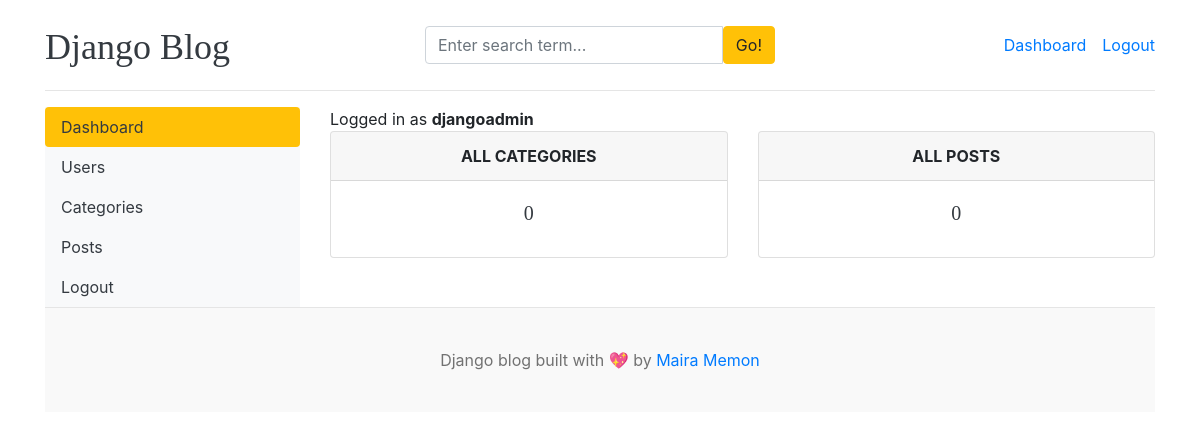
Page /dashboard/ (signed in) on the earlier database version.
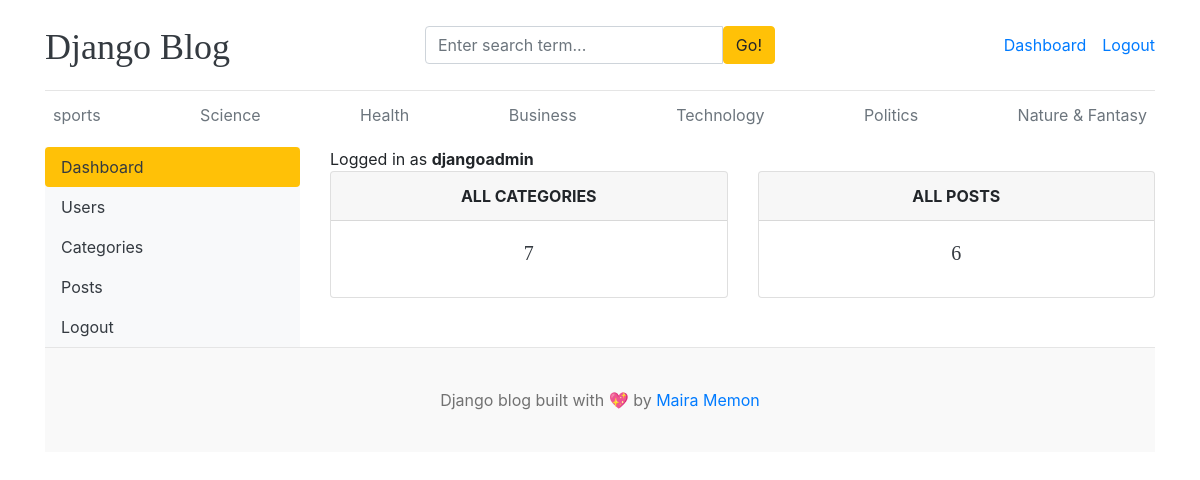
Same page on the later database version.
### blogs/models.py (models this page shows, shortened)
class Category(models.Model):
    category_name = models.CharField(max_length=50, unique=True)
    created_at = models.DateTimeField(auto_now_add=True)
    updated_at = models.DateTimeField(auto_now=True)
    class Meta:
        verbose_name_plural = 'categories'

### dashboards/views.py (the view)
# urls.py: path('dashboard/', include('dashboards.urls')),
@login_required(login_url='login')
def dashboard(request):
    category_count = Category.objects.all().count()
    blogs_count = Blog.objects.all().count()
    context ={
        'category_count': category_count,
        'blogs_count': blogs_count,
    }
    return render(request, 'dashboard/dashboard.html', context)

### blogs/context_processors.py (called while the page is built)
def get_categories(request):
    categories = Category.objects.all()
    return dict(categories=categories)

def get_social_links(request):
    social_links = SocialLink.objects.all()
    return dict(social_links=social_links)

### templates/dashboard/dashboard.html
{% extends 'base.html' %}
{% block content %}
<div class="row">
    {% include 'dashboard/sidebar.html' %}
    <div class="col-md-9">
        <span>Logged in as <b>{{ user }}</b></span>
        <div class="row">
            <div class="col">
                <div class="card border-default mb-3">
                    <div class="card-header text-center text-uppercase font-weight-bold">All Categories</div>
                    <div class="card-body text-dark">
                        <h5 class="card-title text-center">{{ category_count }}</h5>
                    </div>
                </div>
            </div>
            <div class="col">
                <div class="card border-default mb-3">
                    <div class="card-header text-center text-uppercase font-weight-bold">All posts</div>
                    <div class="card-body text-dark">
                        <h5 class="card-title text-center">{{ blogs_count }}</h5>
                    </div>
                </div>
            </div>
        </div>
    </div>
</div>
{% endblock %}

### templates/base.html (shortened to what this page needs)
{% load static %}
<!DOCTYPE html>
<html lang="en">
<head>
    <link href="https://getbootstrap.com/docs/4.0/dist/css/bootstrap.min.css" rel="stylesheet">
    <link href="{% static 'css/blog.css' %}" rel="stylesheet">
    <link rel="stylesheet" href="https://cdnjs.cloudflare.com/ajax/libs/font-awesome/4.7.0/css/font-awesome.min.css">
  </head>
<body>
    <div class="container">
      <header class="blog-header py-3">
        <div class="row flex-nowrap justify-content-between align-items-center">
          <div class="col-4 pt-1">
            <a class="blog-header-logo text-dark" href="/">Django Blog</a>
          </div>
          <div class="col-4">
            <form action="{% url 'search' %}" method="GET">
              <div class="input-group">
                <input class="form-control" type="text" name="keyword" value="{{ keyword }}" placeholder="Enter search term..." aria-label="Enter search term..." aria-describedby="button-search" />
                <button type="submit" class="btn btn-warning" id="button-search" type="button">Go!</button>
            </div>
            </form>
          </div>
          <div class="col-4 d-flex justify-content-end align-items-center">
            {% if not user.is_authenticated %}
            <a class="btn btn-sm btn-warning" href="{% url 'login' %}">Login</a> &nbsp;
            <a class="btn btn-sm btn-outline-secondary" href="{% url 'register' %}">Register</a>
            {% else %}
            <span><a href="{% url 'dashboard' %}">Dashboard</a></span>
            <span><a href="{% url 'logout' %}">Logout</a></span>
            {% endif %}
          </div>
        </div>
      </header>
      <div class="nav-scroller py-1 mb-2">
        <nav class="nav d-flex justify-content-between">
          {% for cat in categories %}
          <a class="p-2 text-muted" href="{% url 'posts_by_category' cat.id %}">{{ cat.category_name }}</a>
          {% endfor %}
        </nav>
      </div>
{% block content %}
{% endblock %}
<footer class="blog-footer">
    <p>Django blog built with 💖 by <a href="#">Maira Memon</a></p>
  </footer>
  </body>
  </html>

Differences in the rows shown:
added Category: category_name "sports"
added Category: category_name "Science"
added Category: category_name "Health"
added Category: category_name "Business"
added Category: category_name "Technology"
added Category: category_name "Politics"
added Category: category_name "Nature & Fantasy"
Other differences:
{{ category_count }}: "0" → "7"
{{ blogs_count }}: "0" → "6"
